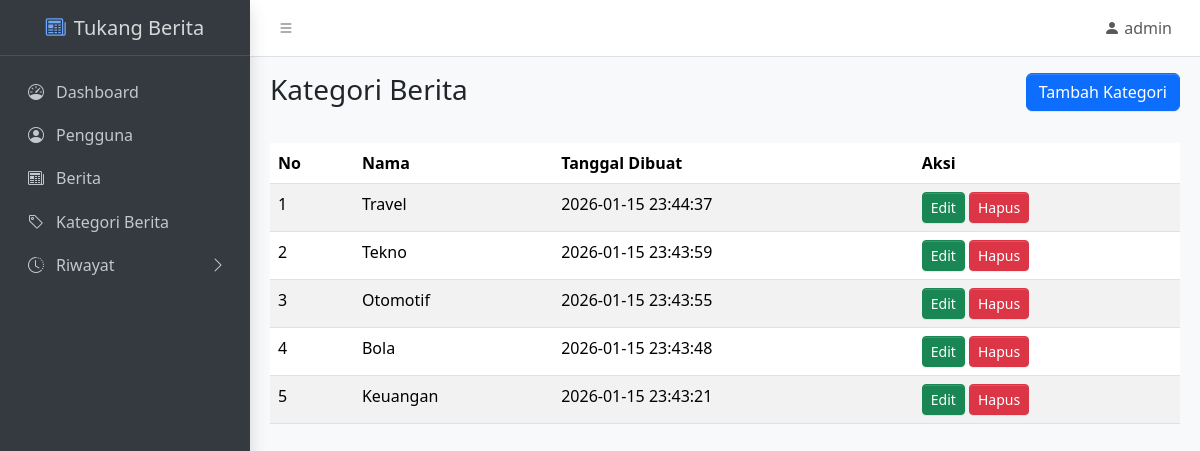
The app's page /admin/category.php (signed in) with its own data.
### tables this page shows
CREATE TABLE `categories` (
  `id` int(11) NOT NULL,
  `name` varchar(20) NOT NULL,
  `created_at` timestamp NOT NULL DEFAULT current_timestamp()
);

### admin/category.php (the view, shortened to what this page needs)
<?php include("../layouts/header-admin.php"); ?>
<?php
include '../db/index.php';
$query = "SELECT * FROM categories ORDER BY id DESC";
$result = mysqli_query($koneksi, $query);
?>
<main class="app-main">
    <div class="app-content-header">
        <div class="container-fluid">
            <div class="row">
                <div class="col-sm-6">
                    <h3 class="mb-0">Kategori Berita</h3>
                </div>
                <div class="col-sm-6">
                    <ol class=" float-sm-end">
                        <a href="category/create.php" class="btn btn-primary">Tambah Kategori</a>
                    </ol>
                </div>
            </div>
        </div>
    </div>
    <div class="app-content">
        <div class="container-fluid">
            <table id="example" class="table table-striped">
                <thead>
                    <tr>
                        <th>No</th>
                        <th>Nama</th>
                        <th>Tanggal Dibuat</th>
                        <th>Aksi</th>
                    </tr>
                </thead>
                <tbody>
                    <?php
                    $no = 1;
                    while ($row = mysqli_fetch_assoc($result)) {
                        ?>
                        <tr>
                            <td><?= $no++; ?></td>
                            <td><?= htmlspecialchars($row['name']); ?></td>
                            <td><?= $row['created_at']; ?></td>
                            <td>
                                <a href="category/edit.php?id=<?= $row['id']; ?>" class="btn btn-sm btn-success">Edit</a>
                                <a href="../handlers/delete-category.php?id=<?= $row['id']; ?>" class="btn btn-sm btn-danger"
                                    onclick="return confirm('Yakin ingin menghapus user ini?')">
                                    Hapus
                                </a>
                            </td>
                        </tr>
                    <?php } ?>
                </tbody>
            </table>
        </div>
    </div>
</main>
<?php include("../layouts/footer-admin.php"); ?>

### records on screen
categories: name "Travel", created_at "2026-01-15 23:44:37"
categories: name "Tekno", created_at "2026-01-15 23:43:59"
categories: name "Otomotif", created_at "2026-01-15 23:43:55"
categories: name "Bola", created_at "2026-01-15 23:43:48"
categories: name "Keuangan", created_at "2026-01-15 23:43:21"

### other values on screen
$_SESSION['user_name'] "admin"
